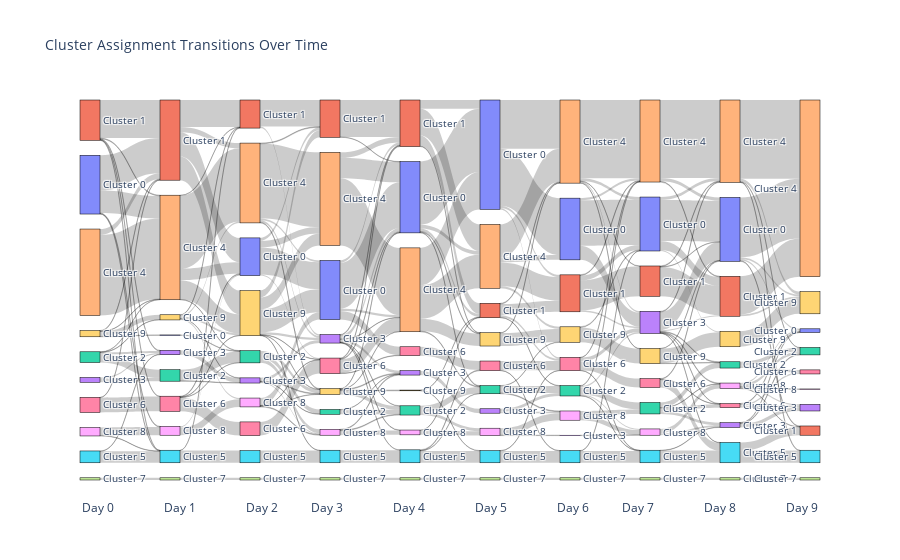

The notebook cell saved with this chart:
### Code cell
import numpy as np
import plotly.graph_objects as go

# Example clustering assignments (replace with your data)
assignments = labels[:10]

unique_clusters = np.unique(assignments)
cluster_to_index = {c: i for i, c in enumerate(unique_clusters)}

# Create nodes: one for each (day, cluster) combination
nodes = []
node_lookup = {}  # (day, cluster) -> node index

for day in range(assignments.shape[0]):
    for cluster in unique_clusters:
        label = f"Cluster {cluster}"
        node_idx = len(nodes)
        nodes.append(label)
        node_lookup[(day, cluster)] = node_idx

# Build links between days
source = []
target = []
value = []

for day in range(assignments.shape[0] - 1):
    curr_clusters = assignments[day]
    next_clusters = assignments[day + 1]
    
    for cluster_from in unique_clusters:
        for cluster_to in unique_clusters:
            mask = (curr_clusters == cluster_from) & (next_clusters == cluster_to)
            count = np.sum(mask)
            if count > 0:
                source.append(node_lookup[(day, cluster_from)])
                target.append(node_lookup[(day + 1, cluster_to)])
                value.append(count)

# Build Sankey diagram
fig = go.Figure(data=[go.Sankey(
    node=dict(
        pad=15,
        thickness=20,
        line=dict(color="black", width=0.5),
        label=nodes
    ),
    link=dict(
        source=source,
        target=target,
        value=value
    )
)])

# Add day labels as annotations
num_days = assignments.shape[0]
x_positions = np.linspace(0, 1, num_days)  # Evenly spaced x for each stack

annotations = []
for i, x in enumerate(x_positions):
    annotations.append(dict(
        x=x,
        y=-0.1,  # Position below the Sankey diagram
        xref='paper',
        yref='paper',
        text=f"Day {i}",
        showarrow=False,
        font=dict(size=12)
    ))

fig.update_layout(
    title_text="Cluster Assignment Transitions Over Time",
    font_size=10,
    annotations=annotations
)

fig.show()

### Figure 1 — Plotly figure (JSON) as saved in the notebook; plotly's stock layout.template omitted (floating-point values rounded to 4 significant figures; data arrays with more than 128 entries replaced by an {"elided": "..."} marker saying what was removed)
{"data": [{"link": {"source": {"elided": "258 int values"}, "target": {"elided": "258 int values"}, "value": {"elided": "258 int values"}}, "node": {"label": ["Cluster 0", "Cluster 1", "Cluster 2", "Cluster 3", "Cluster 4", "Cluster 5", "Cluster 6", "Cluster 7", "Cluster 8", "Cluster 9", "Cluster 0", "Cluster 1", "Cluster 2", "Cluster 3", "Cluster 4", "Cluster 5", "Cluster 6", "Cluster 7", "Cluster 8", "Cluster 9", "Cluster 0", "Cluster 1", "Cluster 2", "Cluster 3", "Cluster 4", "Cluster 5", "Cluster 6", "Cluster 7", "Cluster 8", "Cluster 9", "Cluster 0", "Cluster 1", "Cluster 2", "Cluster 3", "Cluster 4", "Cluster 5", "Cluster 6", "Cluster 7", "Cluster 8", "Cluster 9", "Cluster 0", "Cluster 1", "Cluster 2", "Cluster 3", "Cluster 4", "Cluster 5", "Cluster 6", "Cluster 7", "Cluster 8", "Cluster 9", "Cluster 0", "Cluster 1", "Cluster 2", "Cluster 3", "Cluster 4", "Cluster 5", "Cluster 6", "Cluster 7", "Cluster 8", "Cluster 9", "Cluster 0", "Cluster 1", "Cluster 2", "Cluster 3", "Cluster 4", "Cluster 5", "Cluster 6", "Cluster 7", "Cluster 8", "Cluster 9", "Cluster 0", "Cluster 1", "Cluster 2", "Cluster 3", "Cluster 4", "Cluster 5", "Cluster 6", "Cluster 7", "Cluster 8", "Cluster 9", "Cluster 0", "Cluster 1", "Cluster 2", "Cluster 3", "Cluster 4", "Cluster 5", "Cluster 6", "Cluster 7", "Cluster 8", "Cluster 9", "Cluster 0", "Cluster 1", "Cluster 2", "Cluster 3", "Cluster 4", "Cluster 5", "Cluster 6", "Cluster 7", "Cluster 8", "Cluster 9"], "line": {"color": "black", "width": 0.5}, "pad": 15, "thickness": 20}, "type": "sankey"}], "layout": {"annotations": [{"font": {"size": 12}, "showarrow": false, "text": "Day 0", "x": 0, "xref": "paper", "y": -0.1, "yref": "paper"}, {"font": {"size": 12}, "showarrow": false, "text": "Day 1", "x": 0.1111, "xref": "paper", "y": -0.1, "yref": "paper"}, {"font": {"size": 12}, "showarrow": false, "text": "Day 2", "x": 0.2222, "xref": "paper", "y": -0.1, "yref": "paper"}, {"font": {"size": 12}, "showarrow": false, "text": "Day 3", "x": 0.3333, "xref": "paper", "y": -0.1, "yref": "paper"}, {"font": {"size": 12}, "showarrow": false, "text": "Day 4", "x": 0.4444, "xref": "paper", "y": -0.1, "yref": "paper"}, {"font": {"size": 12}, "showarrow": false, "text": "Day 5", "x": 0.5556, "xref": "paper", "y": -0.1, "yref": "paper"}, {"font": {"size": 12}, "showarrow": false, "text": "Day 6", "x": 0.6667, "xref": "paper", "y": -0.1, "yref": "paper"}, {"font": {"size": 12}, "showarrow": false, "text": "Day 7", "x": 0.7778, "xref": "paper", "y": -0.1, "yref": "paper"}, {"font": {"size": 12}, "showarrow": false, "text": "Day 8", "x": 0.8889, "xref": "paper", "y": -0.1, "yref": "paper"}, {"font": {"size": 12}, "showarrow": false, "text": "Day 9", "x": 1, "xref": "paper", "y": -0.1, "yref": "paper"}], "font": {"size": 10}, "title": {"text": "Cluster Assignment Transitions Over Time"}}}
